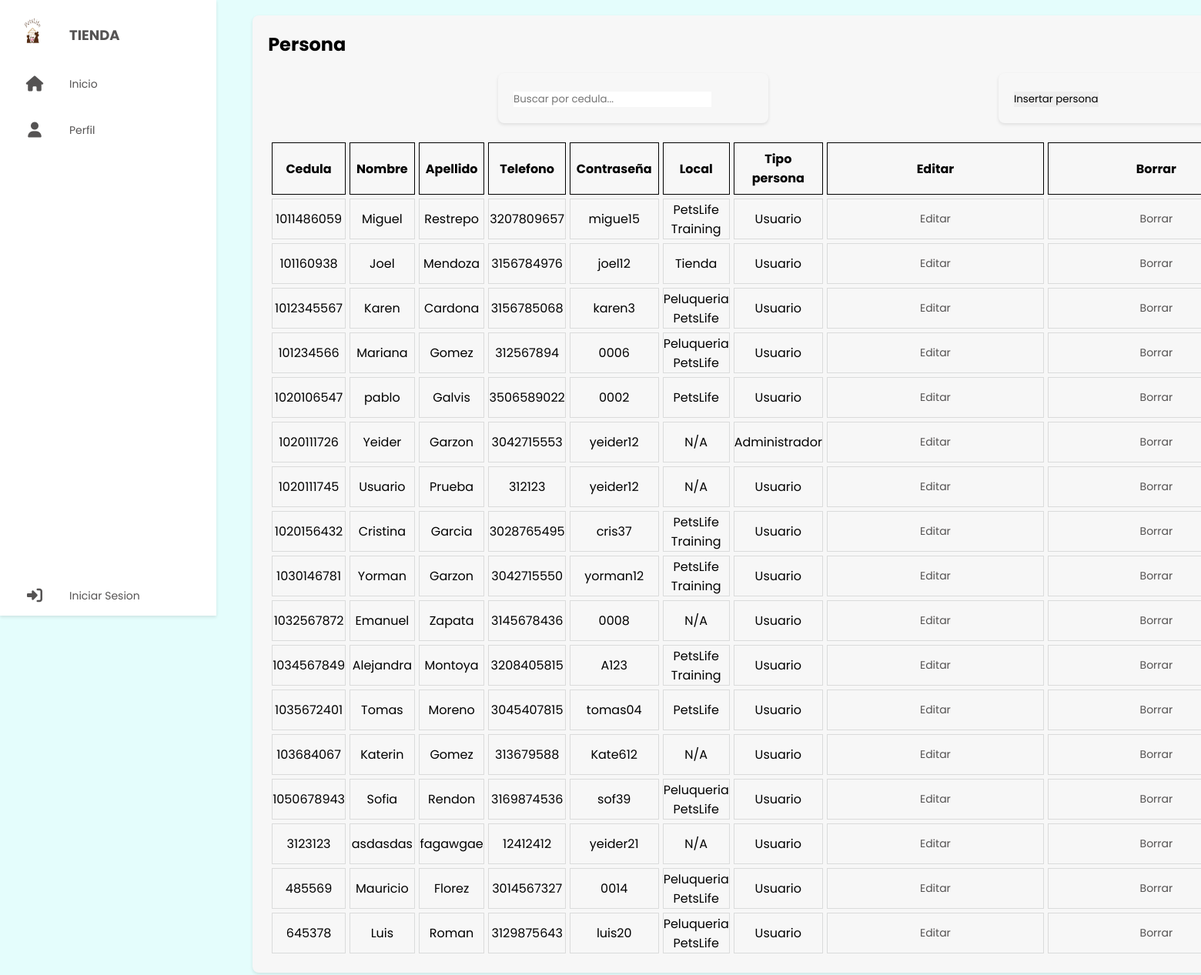
The page /crud/read/readPersona.php on the database its author committed.
### tables this page shows
CREATE TABLE `persona` (
  `cedula` varchar(10) NOT NULL,
  `password` varchar(30) NOT NULL,
  `tipo_persona` varchar(1) NOT NULL,
  `nombre` varchar(20) NOT NULL,
  `apellido` varchar(30) NOT NULL,
  `numero` varchar(15) NOT NULL,
  `cod_local` varchar(4) NOT NULL DEFAULT '0000',
  PRIMARY KEY (`cedula`),
  KEY `cod_local` (`cod_local`),
  KEY `tipo_persona` (`tipo_persona`),
  CONSTRAINT `persona_ibfk_1` FOREIGN KEY (`cod_local`) REFERENCES `local` (`id_local`),
  CONSTRAINT `tipo_persona` FOREIGN KEY (`tipo_persona`) REFERENCES `tipo_persona` (`tipo_persona`)
);

CREATE TABLE `local` (
  `id_local` varchar(4) NOT NULL,
  `id_servicio` varchar(4) NOT NULL,
  `nombre` varchar(20) NOT NULL,
  `ubicacion` varchar(30) NOT NULL,
  `ciudad` varchar(4) NOT NULL,
  `hora_abierto` time NOT NULL,
  `hora_cerrado` time NOT NULL,
  PRIMARY KEY (`id_local`),
  KEY `id_servicio` (`id_servicio`),
  KEY `local_ibfk_2` (`ciudad`),
  CONSTRAINT `local_ibfk_1` FOREIGN KEY (`id_servicio`) REFERENCES `servicio` (`id_servicio`),
  CONSTRAINT `local_ibfk_2` FOREIGN KEY (`ciudad`) REFERENCES `ciudad` (`id_ciudad`)
);

CREATE TABLE `tipo_persona` (
  `tipo_persona` varchar(1) NOT NULL,
  `descripcion` varchar(100) NOT NULL,
  PRIMARY KEY (`tipo_persona`)
);

### crud/read/readPersona.php (the view, shortened to what this page needs)
<!DOCTYPE html>
<html>
<head>
  <link rel="stylesheet" href="../../styles/style.css">
  <link rel="stylesheet" href="https://cdnjs.cloudflare.com/ajax/libs/font-awesome/5.15.4/css/all.min.css"/>
</head>
<body>
<?php
  include_once "../../components/sidebarCruds.php";
?>
  <div class="container">
  <form id="forma" name="forma" action="readPersona.php">
    <section class="main">
      <div class="main-top">
        <h1>Persona</h1>
        </div>
        <div class="main-skills">
        <div class="main">
        <input type='text' id='buscar' name='buscar' placeholder='Buscar por cedula...' >
        </div>
        <div class="main">
        <input type="button" onclick="location.href='../insert/insertarPersona.php'" value="Insertar persona">
        </div>
        </div>
        <div class="main-skills">
          <?php
            $mysql_host = 'localhost';
            $mysql_user = 'root';
            $password = '';
            $dbhandle = mysqli_connect($mysql_host, $mysql_user, $password) or die('Problemas de conexion con BD');
            if (empty($_GET['buscar'])){
                $result = mysqli_query($dbhandle,"select a.cedula b, a.nombre c, a.apellido d, a.numero e, a.password h, b.nombre f, c.descripcion g from persona a, local b, tipo_persona c WHERE a.cod_local = b.id_local and a.tipo_persona=c.tipo_persona ORDER BY a.cedula ASC ;") or die( mysqli_error($dbhandle));
            }
            echo "<table>";
            echo "
            <tr><th>Cedula</th>
            <th>Nombre</th>
            <th>Apellido</th>
            <th>Telefono</th>
            <th>Contraseña</th>
            <th>Local</th>
            <th>Tipo persona</th>
            <th>Editar</th>
            <th>Borrar</th>";
            while($row = mysqli_fetch_array($result, MYSQLI_ASSOC))
                {
                    echo "<tr>";
                    echo "<td>".$row['b']."</td>";
                    echo "<td>".$row['c']."</td>";
                    echo "<td>".$row['d']."</td>";
                    echo "<td>".$row['e']."</td>";
                    echo "<td>".$row['h']."</td>";
                    echo "<td>".$row['f']."</td>";
                    echo "<td>".$row['g']."</td>";
                    echo "<td><a href='../edit/editarPersona.php?code=".$row['b']."'>Editar</a></td>";
                    echo "<td><a href='#' onclick='preguntar(\"".$row['b']."\")'>Borrar</a></td>";
                    echo "</tr>\n";
                };
            echo "</table>
            <br>
            <br>";
            ?>
        </div>
      </div>
</body>
</html>

### styles/style.css (style rules this page uses)
* { margin: 0; padding: 0; outline: none; border: none; text-decoration: none; box-sizing: border-box; font-family: "Poppins", sans-serif; }
body { margin: 0; padding: 0; display: flex; background-color: #e4fdfc; }
.container { display: flex; }
.container { width: 82%; padding: 20px; }
.main { margin-left: 23%; background-color: #f7f7f7; padding: 20px; border-radius: 8px; box-shadow: 0 2px 4px rgba(0, 0, 0, 0.1); }
a { position: relative; color: rgb(85, 83, 83); font-size: 14px; display: table; width: 280px; padding: 10px; }
.main { position: relative; padding: 20px; width: 100%; }
.main input[type='text'], .main button { display: inline-block; }
.main-top { display: flex; width: 100%; }
.main-skills { display: flex; margin-top: 20px; }
.main-skills td { width:auto; text-align: center; }

### crud/read/readPersona.php (style rules this page uses)
body { margin: 0; padding: 0; display: flex; }
.container { width: 82%; padding: 20px; }
.main { background-color: #f7f7f7; padding: 20px; border-radius: 8px; box-shadow: 0 2px 4px rgba(0, 0, 0, 0.1); }
table { border-spacing: 5px; }
td { border: 1px solid #DADBDB; }
th { border: 1px solid ; padding: 0.5rem; }

### rows shown on the page
persona: cedula "1011486059", nombre "Miguel", apellido "Restrepo", numero "3207809657", password "migue15", cod_local.nombre "PetsLife Training", tipo_persona.descripcion "Usuario"
persona: cedula "101160938", nombre "Joel", apellido "Mendoza", numero "3156784976", password "joel12", cod_local.nombre "Tienda", tipo_persona.descripcion "Usuario"
persona: cedula "1012345567", nombre "Karen", apellido "Cardona", numero "3156785068", password "karen3", cod_local.nombre "Peluqueria PetsLife", tipo_persona.descripcion "Usuario"
persona: cedula "101234566", nombre "Mariana", apellido "Gomez", numero "312567894", password "0006", cod_local.nombre "Peluqueria PetsLife", tipo_persona.descripcion "Usuario"
persona: cedula "1020106547", nombre "pablo", apellido "Galvis", numero "3506589022", password "0002", cod_local.nombre "PetsLife", tipo_persona.descripcion "Usuario"
persona: cedula "1020111726", nombre "Yeider", apellido "Garzon", numero "3042715553", password "yeider12", cod_local.nombre "N/A", tipo_persona.descripcion "Administrador"
persona: cedula "1020111745", nombre "Usuario", apellido "Prueba", numero "312123", password "yeider12", cod_local.nombre "N/A", tipo_persona.descripcion "Usuario"
persona: cedula "1020156432", nombre "Cristina", apellido "Garcia", numero "3028765495", password "cris37", cod_local.nombre "PetsLife Training", tipo_persona.descripcion "Usuario"
persona: cedula "1030146781", nombre "Yorman", apellido "Garzon", numero "3042715550", password "yorman12", cod_local.nombre "PetsLife Training", tipo_persona.descripcion "Usuario"
persona: cedula "1032567872", nombre "Emanuel", apellido "Zapata", numero "3145678436", password "0008", cod_local.nombre "N/A", tipo_persona.descripcion "Usuario"
persona: cedula "1034567849", nombre "Alejandra", apellido "Montoya", numero "3208405815", password "A123", cod_local.nombre "PetsLife Training", tipo_persona.descripcion "Usuario"
persona: cedula "1035672401", nombre "Tomas", apellido "Moreno", numero "3045407815", password "tomas04", cod_local.nombre "PetsLife", tipo_persona.descripcion "Usuario"
persona: cedula "103684067", nombre "Katerin", apellido "Gomez", numero "313679588", password "Kate612", cod_local.nombre "N/A", tipo_persona.descripcion "Usuario"
persona: cedula "1050678943", nombre "Sofia", apellido "Rendon", numero "3169874536", password "sof39", cod_local.nombre "Peluqueria PetsLife", tipo_persona.descripcion "Usuario"
persona: cedula "3123123", nombre "asdasdas", apellido "fagawgae", numero "12412412", password "yeider21", cod_local.nombre "N/A", tipo_persona.descripcion "Usuario"
persona: cedula "485569", nombre "Mauricio", apellido "Florez", numero "3014567327", password "0014", cod_local.nombre "Peluqueria PetsLife", tipo_persona.descripcion "Usuario"
persona: cedula "645378", nombre "Luis", apellido "Roman", numero "3129875643", password "luis20", cod_local.nombre "Peluqueria PetsLife", tipo_persona.descripcion "Usuario"
